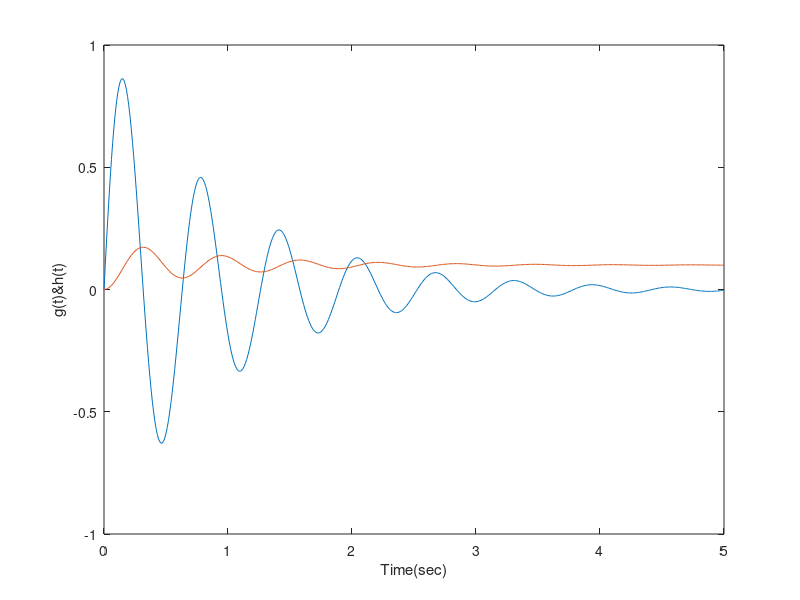

Write MATLAB code to recreate this figure.
ts = 0;
te = 5;
dt = 0.01;
sys = tf([10],[1,2,100]);
t = ts:dt:te;
h = impulse(sys,t);
figure; plot(t,h);
xlabel('Time(sec)');
ylabel('h(t)')
g = step(sys,t);
hold on;
plot(t,g);
xlabel('Time(sec)');
ylabel('g(t)&h(t)');
